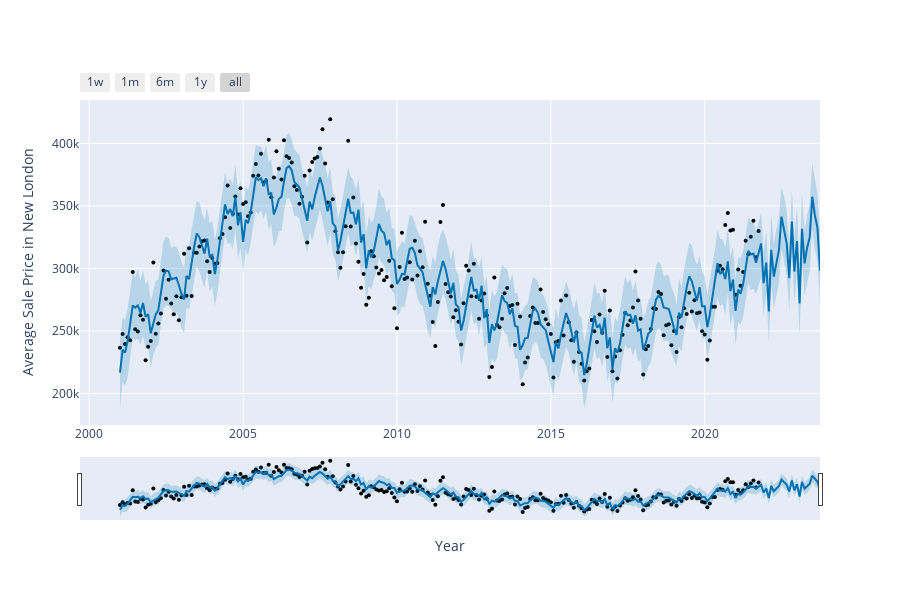

Here is the notebook cell this chart was saved with:
### Markdown cell above
## Plotting the final figure using prophet model and forecast data

### Code cell
from prophet.plot import plot_plotly, plot_components_plotly
plot_plotly(m, forecast,xlabel='Year',ylabel='Average Sale Price in '+county_name)

### Figure 1 — Plotly figure (JSON) as saved in the notebook; plotly's stock layout.template omitted (floating-point values rounded to 4 significant figures; data arrays with more than 128 entries replaced by an {"elided": "..."} marker saying what was removed)
{"data": [{"marker": {"color": "black", "size": 4}, "mode": "markers", "name": "Actual", "type": "scatter", "x": {"elided": "250 str values"}, "y": {"elided": "250 float values"}}, {"hoverinfo": "skip", "line": {"width": 0}, "mode": "lines", "type": "scatter", "x": {"elided": "274 str values"}, "y": {"elided": "274 float values"}}, {"fill": "tonexty", "fillcolor": "rgba(0, 114, 178, 0.2)", "line": {"color": "#0072B2", "width": 2}, "mode": "lines", "name": "Predicted", "type": "scatter", "x": {"elided": "274 str values"}, "y": {"elided": "274 float values"}}, {"fill": "tonexty", "fillcolor": "rgba(0, 114, 178, 0.2)", "hoverinfo": "skip", "line": {"width": 0}, "mode": "lines", "type": "scatter", "x": {"elided": "274 str values"}, "y": {"elided": "274 float values"}}], "layout": {"height": 600, "showlegend": false, "width": 900, "xaxis": {"rangeselector": {"buttons": [{"count": 7, "label": "1w", "step": "day", "stepmode": "backward"}, {"count": 1, "label": "1m", "step": "month", "stepmode": "backward"}, {"count": 6, "label": "6m", "step": "month", "stepmode": "backward"}, {"count": 1, "label": "1y", "step": "year", "stepmode": "backward"}, {"step": "all"}]}, "rangeslider": {"visible": true}, "title": {"text": "Year"}, "type": "date"}, "yaxis": {"title": {"text": "Average Sale Price in New London"}}}}
